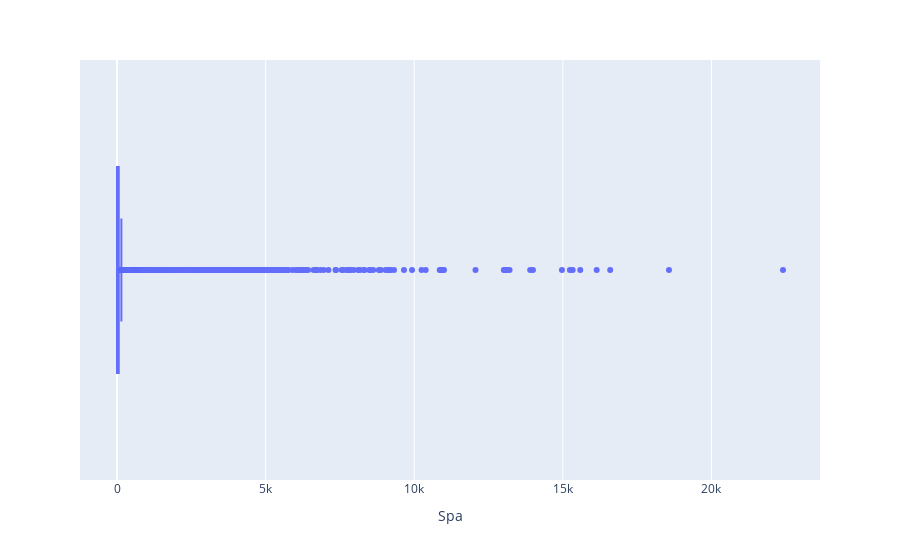

Notebook source saved alongside this figure:
### Code cell
px.box(spaceship_df, x="Spa")

### Figure 1 — Plotly figure (JSON) as saved in the notebook; plotly's stock layout.template omitted (floating-point values rounded to 4 significant figures; data arrays with more than 128 entries replaced by an {"elided": "..."} marker saying what was removed)
{"data": [{"alignmentgroup": "True", "hovertemplate": "Spa=%{x}<extra></extra>", "legendgroup": "", "marker": {"color": "#636efa"}, "name": "", "notched": false, "offsetgroup": "", "orientation": "h", "showlegend": false, "type": "box", "x": {"elided": "8693 int values"}, "x0": " ", "xaxis": "x", "y0": " ", "yaxis": "y"}], "layout": {"boxmode": "group", "legend": {"tracegroupgap": 0}, "margin": {"t": 60}, "xaxis": {"anchor": "y", "domain": [0, 1], "title": {"text": "Spa"}}, "yaxis": {"anchor": "x", "domain": [0, 1]}}}
